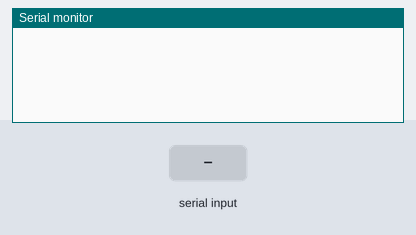
The sketch below on a simulated Arduino Uno, built with avr-gcc and run on an emulated ATmega328P. Shown: the last lines printed to the serial monitor. The inputs (shaded band) are chosen by the test bench.

Above: at 1.2 s.
1.3 s: "a" received over Serial
At 2.5 s:
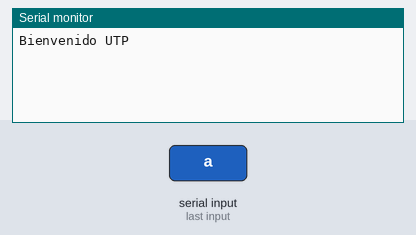
2.8 s: "b" received over Serial
At 3.7 s:
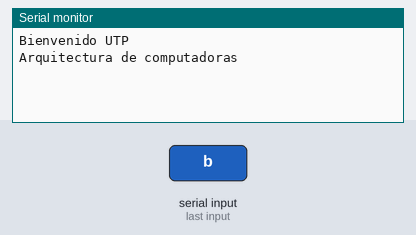
4.3 s: "c" received over Serial
At 4.9 s:
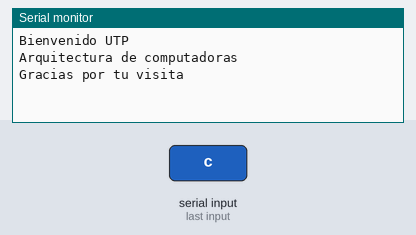

Measured:
- after the input at 1.3 s, the serial monitor: prints a new line at once (image 1)
- after the input at 2.8 s, the serial monitor: prints a new line at once (image 2)
- after the input at 4.3 s, the serial monitor: prints a new line at once (image 3)

The sketch:

S08_S1_5.ino
```cpp
void setup() {
  // put your setup code here, to run once:
  Serial.begin(9600);
}

void loop() {
  if(Serial.available() <= 0) return;
  char cmd = Serial.read();
  if(cmd == 'a') {
    Serial.println("Bienvenido UTP");
  }
  if(cmd == 'b') {
    Serial.println("Arquitectura de computadoras");
  }
  if(cmd == 'c') {
    Serial.println("Gracias por tu visita");
  }
}
```
